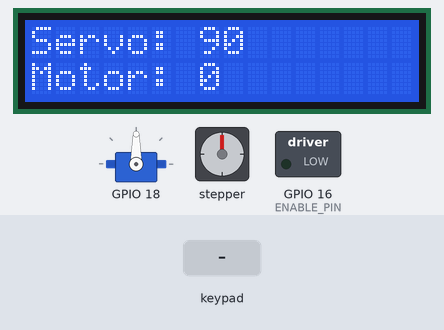
Bench run of a program on a simulated ESP32. Shown: servo, 16×2 character LCD, stepper motor, switched loads named in the program (green lamp = pin HIGH). Inputs (shaded band) come from the test bench. Stepper angles assume 3200 steps per turn; what the program prints to the serial monitor is not drawn.

Above: at 1.2 s.
1.3 s: key 'U' pressed
At 1.68 s:
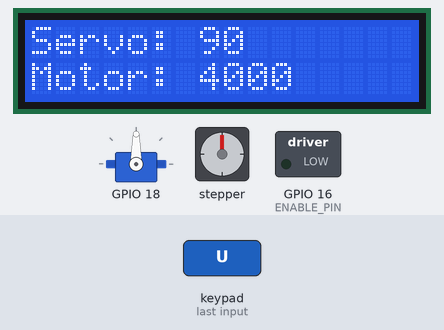
3.4 s: key 'L' pressed
At 3.77 s:
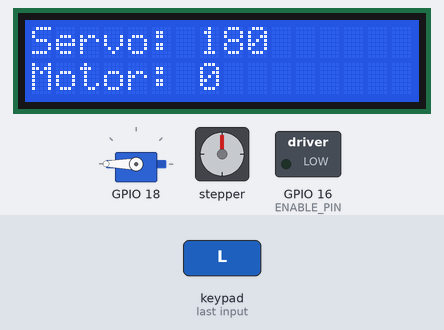
5.5 s: key 'R' pressed
At 5.85 s:
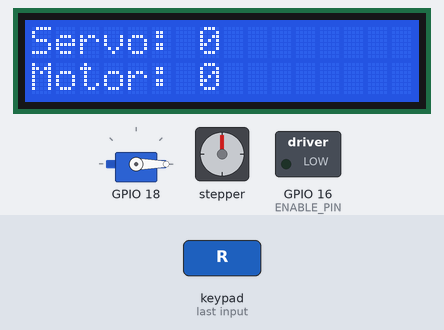
7.5 s: key 'D' pressed
At 7.9 s:
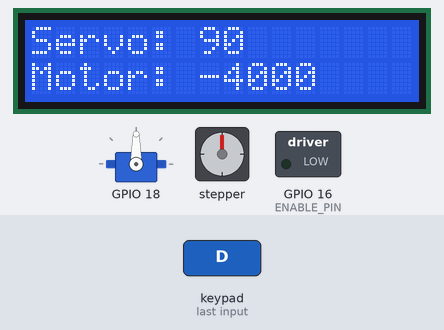
10.5 s: key 'D' pressed
At 11.8 s:
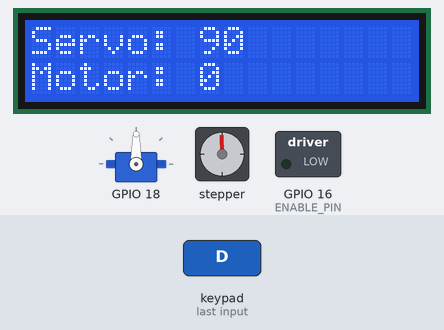
12.6 s: key 'L' pressed
At 12.97 s:
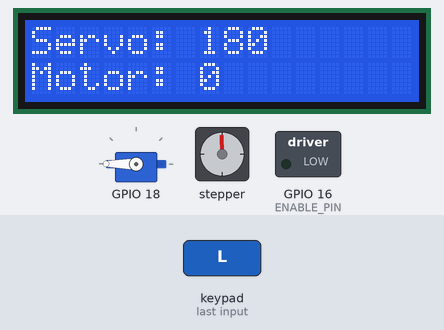
Timing chart, 0 to 15.6 s (numbered marks = the images above; inputs shaded):
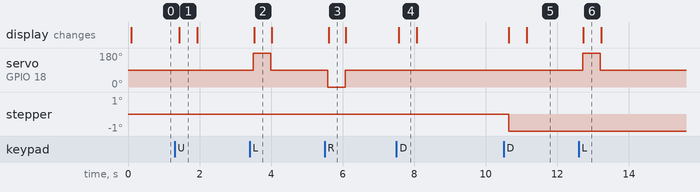

Measured:
- after the input at 1.3 s, the display: changes after 0.14 s (image 1)
- after the input at 3.4 s, servo on GPIO 18: 90° → 180° after 0.10 s, → 90° 0.49 s later; the display: changes after 0.13 s (image 2)
- after the input at 5.5 s, servo on GPIO 18: 90° → 0° after 0.09 s, → 90° 0.49 s later; the display: changes after 0.11 s (image 3)
- after the input at 7.5 s, the display: changes after 0.07 s (image 4)
- after the input at 12.6 s, servo on GPIO 18: 90° → 180° after 0.11 s, → 90° 0.49 s later; the display: changes after 0.13 s (image 6)
- what the display in image 1 shows lasts 0.5 s, from 1.4 s to 1.9 s

The program:

main.cpp
```cpp
#include <DabbleESP32.h>
#include <Wire.h>
#include <LiquidCrystal_I2C.h>
#include <AccelStepper.h>
#include "ServoManager.h"
#include "DisplayManager.h"

// Definir pines para el driver A4988
#define DIR_PIN  4
#define STEP_PIN 5
#define ENABLE_PIN 16  // Usamos GPIO 16 como pin de ENABLE

// Configuración del motor paso a paso (NEMA 17 con A4988 en 1/16 de micropasos)
const int stepsPerRevolution = 3200;  // 200 pasos por revolución con 1/16 de micropasos

// Crear objetos AccelStepper, ServoManager y DisplayManager
AccelStepper stepper(AccelStepper::DRIVER, STEP_PIN, DIR_PIN);
ServoManager myServo(18);
DisplayManager lcd(0x3F, 20, 4);

bool bluetoothConnected;
int maxSpeed = 4000;
void setup() {
    // Configurar la velocidad máxima y la aceleración para el NEMA 17
    stepper.setMaxSpeed(maxSpeed);  // Ajusta según las capacidades de tu motor
    stepper.setAcceleration(2000);
    digitalWrite(ENABLE_PIN, LOW);
    pinMode(ENABLE_PIN, OUTPUT);
    digitalWrite(ENABLE_PIN, LOW);  // Inicialmente habilitar el motor

    lcd.init();
    Serial.begin(115200);
    Dabble.begin("MyEsp32");
    Dabble.waitForAppConnection();


    bluetoothConnected = true;

    // Posición inicial del servo (90 grados)
    myServo.setAngle(90);
}

void loop() {
    if(!bluetoothConnected){
        lcd.clear();
        lcd.print("Esperando conexion.");
    }

    if (bluetoothConnected) {
        Dabble.processInput();

        // Obtener los valores analógicos del joystick
        float x_axis = GamePad.getXaxisData();  // Valor del eje X (-7 a 7)
        float y_axis = GamePad.getYaxisData();  // Valor del eje Y (-7 a 7)

        // Imprimir los valores por serial con salto de línea

        Serial.print("X Axis: ");
        Serial.println(x_axis);
        Serial.print("Y Axis: ");
        Serial.println(y_axis);
        Serial.println();  // Salto de línea adicional para separar las lecturas

        // Mapear el valor del eje X a un ángulo de servo (0 a 180 grados)
        int servoAngle = map(x_axis, 7, -7, 0, 180);
        servoAngle = constrain(servoAngle, 0, 180);
        myServo.setAngle(servoAngle);

        lcd.clear();
        // Mostrar el valor del ángulo del servo en la pantalla LCD
        lcd.print("Servo: ", 0, 0);
        lcd.print(servoAngle, 7, 0);

        // Mapear el valor del eje Y a la velocidad del motor (-1000 a 1000)
        int motorSpeed = map(y_axis, -7, 7, -maxSpeed, maxSpeed);
        motorSpeed = constrain(motorSpeed, -maxSpeed, maxSpeed);
        stepper.setSpeed(motorSpeed);
        stepper.runSpeed();
        // Mostrar la velocidad del motor en la pantalla LCD
        lcd.print("Motor: ", 0, 1);
        lcd.print(motorSpeed, 7, 1);


        // stepper.setSpeed(motorSpeed);
        // stepper.runSpeed();
        // stepper.moveTo(40)
        // Controlar la velocidad y dirección del motor con el eje Y
        // if (motorSpeed != 0) {
        //       // Habilitar el motor
        //      stepper.setSpeed(motorSpeed);   // Establecer la velocidad del motor

        //     // // Mover el motor una vuelta completa
        //     //  long targetPosition = stepper.currentPosition() + (motorSpeed > 0 ? stepsPerRevolution : -stepsPerRevolution);
        //     // stepper.moveTo(targetPosition);
        //     // stepper.runToPosition();  // Ejecutar movimiento hasta la nueva posición
        //     stepper.setSpeed(motorSpeed);
        //     stepper.runSpeed();

        // } else {
        //    // digitalWrite(ENABLE_PIN, HIGH); // Deshabilitar el motor para frenado
        // }

        delay(100);  // Ajusta el delay para que no sature el microcontrolador
    }
}
```

DisplayManager.cpp
```cpp
#include "DisplayManager.h"

DisplayManager::DisplayManager(uint8_t lcdAddr, uint8_t lcdCols, uint8_t lcdRows)
    : lcd(lcdAddr, lcdCols, lcdRows) {}

void DisplayManager::init() {
    lcd.init();
    lcd.backlight();
}

// Implementación para imprimir cadenas de texto
void DisplayManager::print(const char* message, uint8_t col, uint8_t row) {

    lcd.setCursor(col, row);
    lcd.print(message);
}

void DisplayManager::clear(){
    lcd.clear();
}
// Implementación para imprimir números enteros
void DisplayManager::print(int number, uint8_t col, uint8_t row) {
    lcd.setCursor(col, row);
    lcd.print(number);
}

// Implementación para imprimir números flotantes
void DisplayManager::print(float number, uint8_t col, uint8_t row, int decimalPlaces) {
    lcd.setCursor(col, row);
    lcd.print(number, decimalPlaces);
}

void DisplayManager::setCursor(uint8_t col, uint8_t row) {
    lcd.setCursor(col, row);
}
```

DisplayManager.h
```cpp
#ifndef DISPLAY_MANAGER_H
#define DISPLAY_MANAGER_H

#include <LiquidCrystal_I2C.h>

class DisplayManager {
public:
    DisplayManager(uint8_t lcdAddr, uint8_t lcdCols, uint8_t lcdRows);
    void init();

    void clear();
    // Sobrecarga para imprimir cadenas de texto
    void print(const char* message, uint8_t col = 0, uint8_t row = 0);

    // Sobrecarga para imprimir números enteros
    void print(int number, uint8_t col = 0, uint8_t row = 0);

    // Sobrecarga para imprimir números flotantes
    void print(float number, uint8_t col = 0, uint8_t row = 0, int decimalPlaces = 2);

    void setCursor(uint8_t col, uint8_t row);
private:
    LiquidCrystal_I2C lcd;
};

#endif
```

ServoManager.cpp
```cpp
#include "ServoManager.h"

ServoManager::ServoManager(int pin) {
    myServo.attach(pin);
}

void ServoManager::setAngle(int angle) {
    myServo.write(angle);
}
```

ServoManager.h
```cpp
#ifndef SERVO_MANAGER_H
#define SERVO_MANAGER_H

#include <ESP32Servo.h>

class ServoManager {
public:
    ServoManager(int pin);
    void setAngle(int angle);
private:
    Servo myServo;
};

#endif
```

main2.cpp
```cpp
// #include <AccelStepper.h>

// #define DIR_PIN  4
// #define STEP_PIN 5

// // Crear un objeto AccelStepper
// AccelStepper stepper(AccelStepper::DRIVER, STEP_PIN, DIR_PIN);

// void setup() {
//   // Configurar la velocidad máxima y la aceleración
//   stepper.setMaxSpeed(2500); // Velocidad máxima en pasos por segundo
//   stepper.setAcceleration(2000); // Aceleración en pasos por segundo^2

//   // Inicializar el motor en posición 0
//   stepper.moveTo(10000); // Mover 200 pasos en adelante
// }

// void loop() {
//   // Verificar si el motor ha alcanzado su posición objetivo
//   if (stepper.distanceToGo() == 0) {
//     // Cambiar la dirección
//     stepper.moveTo(-stepper.currentPosition());
//   }

//   // Hacer que el motor avance hacia la posición objetivo
//   stepper.run();
// }
```
